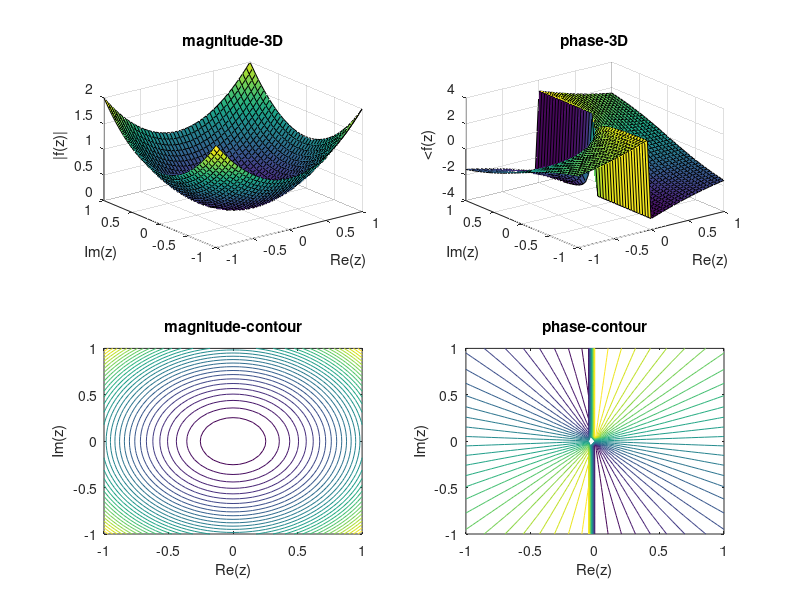

The MATLAB source for this figure:
x = [-1:0.05:1];
y = [-1:0.05:1];
[X,Y]= meshgrid(x,y);

Z = X+j*Y;

f = Z.^2;

r = abs(f); # magnitude
p = angle(f);

subplot(2,2,1);
surf(X,Y,r);
xlabel('Re(z)');ylabel('Im(z)'); zlabel('|f(z)|');
title('magnitude-3D');

subplot(2,2,3);
contour(X,Y,r,30);
xlabel('Re(z)');ylabel('Im(z)'); zlabel('magnitude contour');
title('magnitude-contour');

subplot(2,2,2);
surf(X,Y,p);
xlabel('Re(z)');ylabel('Im(z)'); zlabel('<f(z)');
title('phase-3D');

subplot(2,2,4);
contour(X,Y,p,30);
xlabel('Re(z)');ylabel('Im(z)'); zlabel('phase contour');
title('phase-contour')